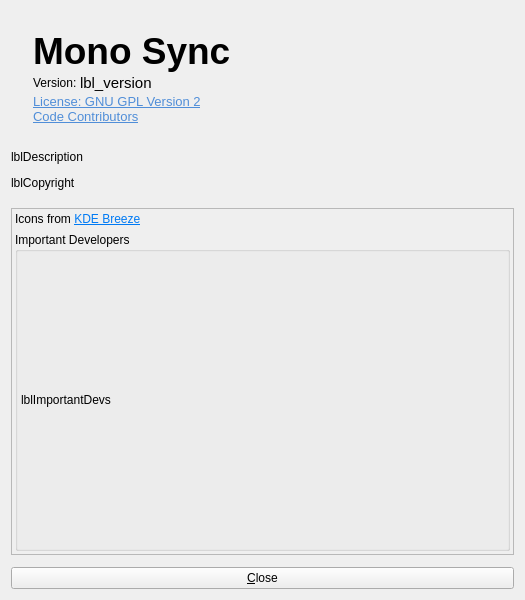
<?xml version="1.0" encoding="UTF-8"?>
<ui version="4.0">
 <class>AboutDialog</class>
 <widget class="QDialog" name="AboutDialog">
  <property name="windowModality">
   <enum>Qt::WindowModality::ApplicationModal</enum>
  </property>
  <property name="geometry">
   <rect>
    <x>0</x>
    <y>0</y>
    <width>525</width>
    <height>600</height>
   </rect>
  </property>
  <property name="sizePolicy">
   <sizepolicy hsizetype="Preferred" vsizetype="Preferred">
    <horstretch>0</horstretch>
    <verstretch>0</verstretch>
   </sizepolicy>
  </property>
  <property name="windowTitle">
   <string>About Mono Sync</string>
  </property>
  <property name="windowIcon">
   <iconset theme="help-about"/>
  </property>
  <property name="modal">
   <bool>true</bool>
  </property>
  <layout class="QVBoxLayout" name="verticalLayout">
   <property name="spacing">
    <number>12</number>
   </property>
   <item>
    <widget class="QWidget" name="frameLogo" native="true">
     <property name="sizePolicy">
      <sizepolicy hsizetype="Preferred" vsizetype="Fixed">
       <horstretch>0</horstretch>
       <verstretch>0</verstretch>
      </sizepolicy>
     </property>
     <layout class="QGridLayout" name="gridLayout">
      <property name="verticalSpacing">
       <number>0</number>
      </property>
      <item row="4" column="1">
       <widget class="QLabel" name="linkGpl">
        <property name="sizePolicy">
         <sizepolicy hsizetype="Preferred" vsizetype="Fixed">
          <horstretch>0</horstretch>
          <verstretch>0</verstretch>
         </sizepolicy>
        </property>
        <property name="text">
         <string>&lt;!DOCTYPE HTML PUBLIC &quot;-//W3C//DTD HTML 4.0//EN&quot; &quot;http://www.w3.org/TR/REC-html40/strict.dtd&quot;&gt;
&lt;html&gt;&lt;head&gt;&lt;meta name=&quot;qrichtext&quot; content=&quot;1&quot; /&gt;&lt;style type=&quot;text/css&quot;&gt;
p, li { white-space: pre-wrap; }
&lt;/style&gt;&lt;/head&gt;&lt;body style=&quot; font-family:'Ubuntu'; font-size:10pt; font-weight:400; font-style:normal;&quot;&gt;
&lt;p style=&quot; margin-top:0px; margin-bottom:0px; margin-left:0px; margin-right:0px; -qt-block-indent:0; text-indent:0px;&quot;&gt;&lt;a href=&quot;https://www.gnu.org/licenses/old-licenses/gpl-2.0.html&quot;&gt;&lt;span style=&quot; text-decoration: underline; color:#508ed8;&quot;&gt;License: GNU GPL Version 2&lt;/a&gt;&lt;/span&gt;&lt;/p&gt;&lt;/body&gt;&lt;/html&gt;</string>
        </property>
        <property name="openExternalLinks">
         <bool>true</bool>
        </property>
       </widget>
      </item>
      <item row="6" column="1">
       <spacer name="verticalSpacer">
        <property name="orientation">
         <enum>Qt::Orientation::Vertical</enum>
        </property>
        <property name="sizeHint" stdset="0">
         <size>
          <width>20</width>
          <height>5</height>
         </size>
        </property>
       </spacer>
      </item>
      <item row="0" column="1">
       <spacer name="verticalSpacer_3">
        <property name="orientation">
         <enum>Qt::Orientation::Vertical</enum>
        </property>
        <property name="sizeHint" stdset="0">
         <size>
          <width>20</width>
          <height>10</height>
         </size>
        </property>
       </spacer>
      </item>
      <item row="1" column="1">
       <widget class="QLabel" name="lblName">
        <property name="sizePolicy">
         <sizepolicy hsizetype="Preferred" vsizetype="Fixed">
          <horstretch>0</horstretch>
          <verstretch>0</verstretch>
         </sizepolicy>
        </property>
        <property name="font">
         <font>
          <pointsize>28</pointsize>
          <bold>true</bold>
         </font>
        </property>
        <property name="text">
         <string notr="true">Mono Sync</string>
        </property>
        <property name="scaledContents">
         <bool>false</bool>
        </property>
        <property name="alignment">
         <set>Qt::AlignmentFlag::AlignBottom|Qt::AlignmentFlag::AlignLeading|Qt::AlignmentFlag::AlignLeft</set>
        </property>
        <property name="indent">
         <number>0</number>
        </property>
        <property name="program_name" stdset="0">
         <bool>false</bool>
        </property>
       </widget>
      </item>
      <item row="0" column="0" rowspan="9">
       <widget class="QLabel" name="lblIcon">
        <property name="sizePolicy">
         <sizepolicy hsizetype="Preferred" vsizetype="Fixed">
          <horstretch>0</horstretch>
          <verstretch>0</verstretch>
         </sizepolicy>
        </property>
        <property name="autoFillBackground">
         <bool>false</bool>
        </property>
       </widget>
      </item>
      <item row="3" column="1">
       <widget class="QWidget" name="widget_2" native="true">
        <property name="sizePolicy">
         <sizepolicy hsizetype="Preferred" vsizetype="Fixed">
          <horstretch>0</horstretch>
          <verstretch>0</verstretch>
         </sizepolicy>
        </property>
        <layout class="QHBoxLayout" name="horizontalLayout">
         <property name="spacing">
          <number>0</number>
         </property>
         <property name="leftMargin">
          <number>0</number>
         </property>
         <property name="topMargin">
          <number>0</number>
         </property>
         <property name="rightMargin">
          <number>0</number>
         </property>
         <property name="bottomMargin">
          <number>0</number>
         </property>
         <item>
          <widget class="QLabel" name="label">
           <property name="sizePolicy">
            <sizepolicy hsizetype="Maximum" vsizetype="Fixed">
             <horstretch>0</horstretch>
             <verstretch>0</verstretch>
            </sizepolicy>
           </property>
           <property name="text">
            <string>Version: </string>
           </property>
           <property name="alignment">
            <set>Qt::AlignmentFlag::AlignLeading|Qt::AlignmentFlag::AlignLeft|Qt::AlignmentFlag::AlignVCenter</set>
           </property>
           <property name="indent">
            <number>0</number>
           </property>
          </widget>
         </item>
         <item>
          <widget class="QLabel" name="lblVersion">
           <property name="sizePolicy">
            <sizepolicy hsizetype="Maximum" vsizetype="Fixed">
             <horstretch>0</horstretch>
             <verstretch>0</verstretch>
            </sizepolicy>
           </property>
           <property name="font">
            <font>
             <pointsize>11</pointsize>
            </font>
           </property>
           <property name="text">
            <string notr="true">lbl_version</string>
           </property>
           <property name="alignment">
            <set>Qt::AlignmentFlag::AlignLeading|Qt::AlignmentFlag::AlignLeft|Qt::AlignmentFlag::AlignVCenter</set>
           </property>
           <property name="smaller_text" stdset="0">
            <bool>true</bool>
           </property>
          </widget>
         </item>
         <item>
          <widget class="QPushButton" name="btnCopyVersion">
           <property name="sizePolicy">
            <sizepolicy hsizetype="Fixed" vsizetype="Fixed">
             <horstretch>0</horstretch>
             <verstretch>0</verstretch>
            </sizepolicy>
           </property>
           <property name="maximumSize">
            <size>
             <width>32</width>
             <height>16777215</height>
            </size>
           </property>
           <property name="toolTip">
            <string>Copy version info</string>
           </property>
           <property name="icon">
            <iconset>
             <normaloff>:/icons/64x64/copy-dark.png</normaloff>:/icons/64x64/copy-dark.png</iconset>
           </property>
           <property name="flat">
            <bool>true</bool>
           </property>
          </widget>
         </item>
         <item>
          <spacer name="horizontalSpacer">
           <property name="sizePolicy">
            <sizepolicy hsizetype="Minimum" vsizetype="Minimum">
             <horstretch>0</horstretch>
             <verstretch>0</verstretch>
            </sizepolicy>
           </property>
           <property name="orientation">
            <enum>Qt::Orientation::Horizontal</enum>
           </property>
           <property name="sizeHint" stdset="0">
            <size>
             <width>40</width>
             <height>10</height>
            </size>
           </property>
          </spacer>
         </item>
        </layout>
       </widget>
      </item>
      <item row="5" column="1">
       <widget class="QLabel" name="linkContributors">
        <property name="sizePolicy">
         <sizepolicy hsizetype="Preferred" vsizetype="Fixed">
          <horstretch>0</horstretch>
          <verstretch>0</verstretch>
         </sizepolicy>
        </property>
        <property name="text">
         <string>&lt;!DOCTYPE HTML PUBLIC &quot;-//W3C//DTD HTML 4.0//EN&quot; &quot;http://www.w3.org/TR/REC-html40/strict.dtd&quot;&gt;
&lt;html&gt;&lt;head&gt;&lt;meta name=&quot;qrichtext&quot; content=&quot;1&quot; /&gt;&lt;style type=&quot;text/css&quot;&gt;
p, li { white-space: pre-wrap; }
&lt;/style&gt;&lt;/head&gt;&lt;body style=&quot; font-family:'Ubuntu'; font-size:10pt; font-weight:400; font-style:normal;&quot;&gt;
&lt;p style=&quot; margin-top:0px; margin-bottom:0px; margin-left:0px; margin-right:0px; -qt-block-indent:0; text-indent:0px;&quot;&gt;&lt;a href=&quot;https://github.com/deskflow/deskflow/graphs/contributors&quot;&gt;&lt;span style=&quot; text-decoration: underline; color:#508ed8;&quot;&gt;Code Contributors&lt;/span&gt;&lt;/a&gt;&lt;/p&gt;&lt;/body&gt;&lt;/html&gt;</string>
        </property>
        <property name="openExternalLinks">
         <bool>true</bool>
        </property>
       </widget>
      </item>
     </layout>
    </widget>
   </item>
   <item>
    <widget class="QLabel" name="lblDescription">
     <property name="sizePolicy">
      <sizepolicy hsizetype="Preferred" vsizetype="Fixed">
       <horstretch>0</horstretch>
       <verstretch>0</verstretch>
      </sizepolicy>
     </property>
     <property name="text">
      <string notr="true">lblDescription</string>
     </property>
     <property name="alignment">
      <set>Qt::AlignmentFlag::AlignLeading|Qt::AlignmentFlag::AlignLeft|Qt::AlignmentFlag::AlignTop</set>
     </property>
    </widget>
   </item>
   <item>
    <widget class="QLabel" name="lblCopyright">
     <property name="sizePolicy">
      <sizepolicy hsizetype="Preferred" vsizetype="Fixed">
       <horstretch>0</horstretch>
       <verstretch>0</verstretch>
      </sizepolicy>
     </property>
     <property name="text">
      <string notr="true">lblCopyright</string>
     </property>
    </widget>
   </item>
   <item>
    <spacer name="verticalSpacer_2">
     <property name="orientation">
      <enum>Qt::Orientation::Vertical</enum>
     </property>
     <property name="sizeType">
      <enum>QSizePolicy::Policy::Fixed</enum>
     </property>
     <property name="sizeHint" stdset="0">
      <size>
       <width>20</width>
       <height>6</height>
      </size>
     </property>
    </spacer>
   </item>
   <item>
    <widget class="QScrollArea" name="scrollArea">
     <property name="sizePolicy">
      <sizepolicy hsizetype="Preferred" vsizetype="Preferred">
       <horstretch>0</horstretch>
       <verstretch>0</verstretch>
      </sizepolicy>
     </property>
     <property name="sizeAdjustPolicy">
      <enum>QAbstractScrollArea::SizeAdjustPolicy::AdjustIgnored</enum>
     </property>
     <property name="widgetResizable">
      <bool>true</bool>
     </property>
     <widget class="QWidget" name="scrollAreaWidgetContents">
      <property name="geometry">
       <rect>
        <x>0</x>
        <y>0</y>
        <width>505</width>
        <height>294</height>
       </rect>
      </property>
      <property name="sizePolicy">
       <sizepolicy hsizetype="Preferred" vsizetype="Preferred">
        <horstretch>0</horstretch>
        <verstretch>0</verstretch>
       </sizepolicy>
      </property>
      <layout class="QVBoxLayout" name="verticalLayout_4">
       <property name="spacing">
        <number>6</number>
       </property>
       <property name="leftMargin">
        <number>3</number>
       </property>
       <property name="topMargin">
        <number>3</number>
       </property>
       <property name="rightMargin">
        <number>3</number>
       </property>
       <property name="bottomMargin">
        <number>3</number>
       </property>
       <item>
        <widget class="QLabel" name="label_2">
         <property name="sizePolicy">
          <sizepolicy hsizetype="Preferred" vsizetype="Maximum">
           <horstretch>0</horstretch>
           <verstretch>0</verstretch>
          </sizepolicy>
         </property>
         <property name="text">
          <string>&lt;html&gt;&lt;head/&gt;&lt;body&gt;&lt;p&gt;Icons from &lt;a href=&quot;https://develop.kde.org/frameworks/breeze-icons/&quot;&gt;&lt;span style=&quot; text-decoration: underline; color:#007af4;&quot;&gt;KDE Breeze&lt;/span&gt;&lt;/a&gt;&lt;/p&gt;&lt;/body&gt;&lt;/html&gt;</string>
         </property>
         <property name="openExternalLinks">
          <bool>true</bool>
         </property>
        </widget>
       </item>
       <item>
        <widget class="QGroupBox" name="groupBox">
         <property name="sizePolicy">
          <sizepolicy hsizetype="Preferred" vsizetype="Expanding">
           <horstretch>0</horstretch>
           <verstretch>0</verstretch>
          </sizepolicy>
         </property>
         <property name="title">
          <string>Important Developers</string>
         </property>
         <layout class="QVBoxLayout" name="verticalLayout_2">
          <property name="spacing">
           <number>0</number>
          </property>
          <property name="leftMargin">
           <number>3</number>
          </property>
          <property name="topMargin">
           <number>3</number>
          </property>
          <property name="rightMargin">
           <number>3</number>
          </property>
          <property name="bottomMargin">
           <number>3</number>
          </property>
          <item>
           <widget class="QLabel" name="lblImportantDevs">
            <property name="sizePolicy">
             <sizepolicy hsizetype="Preferred" vsizetype="Preferred">
              <horstretch>0</horstretch>
              <verstretch>0</verstretch>
             </sizepolicy>
            </property>
            <property name="frameShape">
             <enum>QFrame::Shape::NoFrame</enum>
            </property>
            <property name="text">
             <string notr="true">lblImportantDevs</string>
            </property>
            <property name="wordWrap">
             <bool>true</bool>
            </property>
           </widget>
          </item>
         </layout>
        </widget>
       </item>
      </layout>
     </widget>
    </widget>
   </item>
   <item>
    <widget class="QPushButton" name="btnOk">
     <property name="text">
      <string>&amp;Close</string>
     </property>
     <property name="icon">
      <iconset theme="window-close"/>
     </property>
    </widget>
   </item>
  </layout>
 </widget>
 <resources/>
 <connections/>
</ui>
